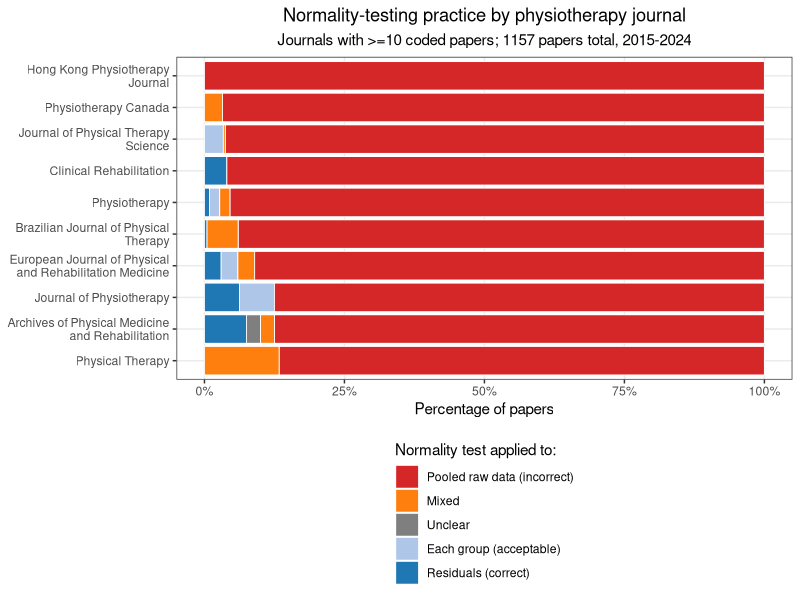
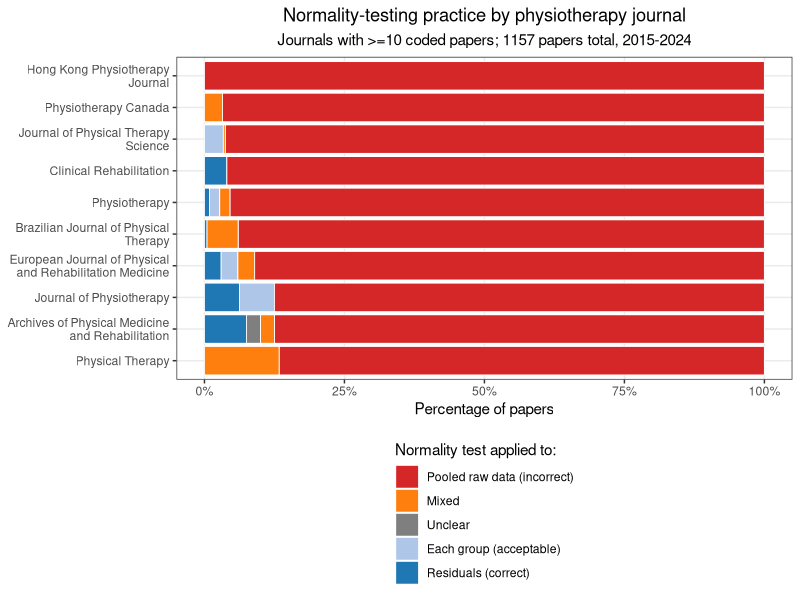
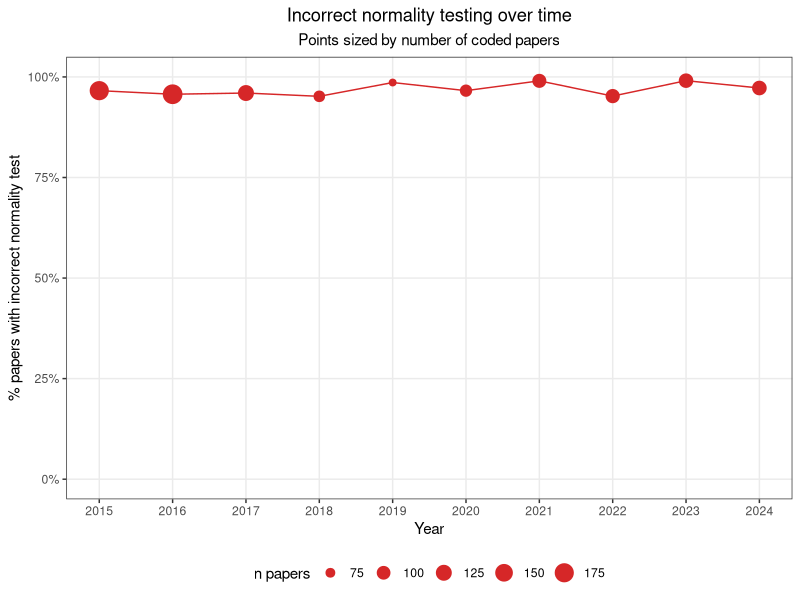
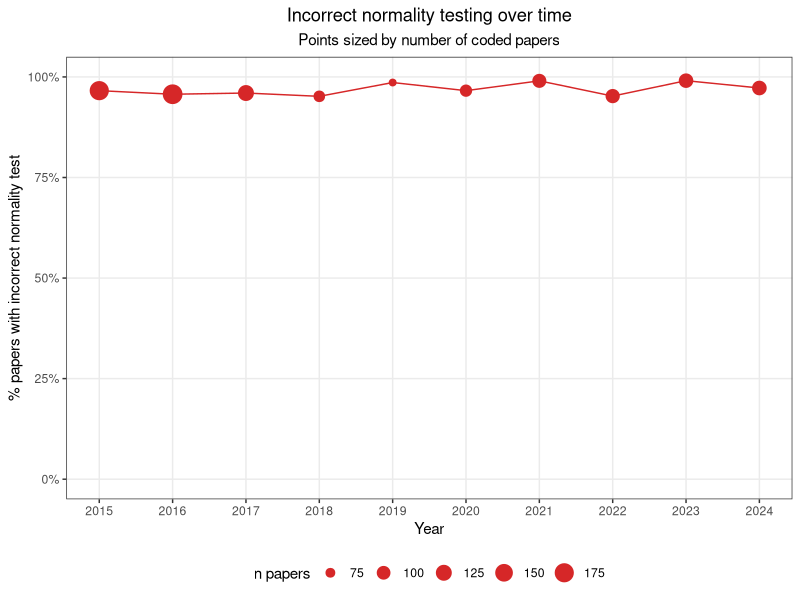
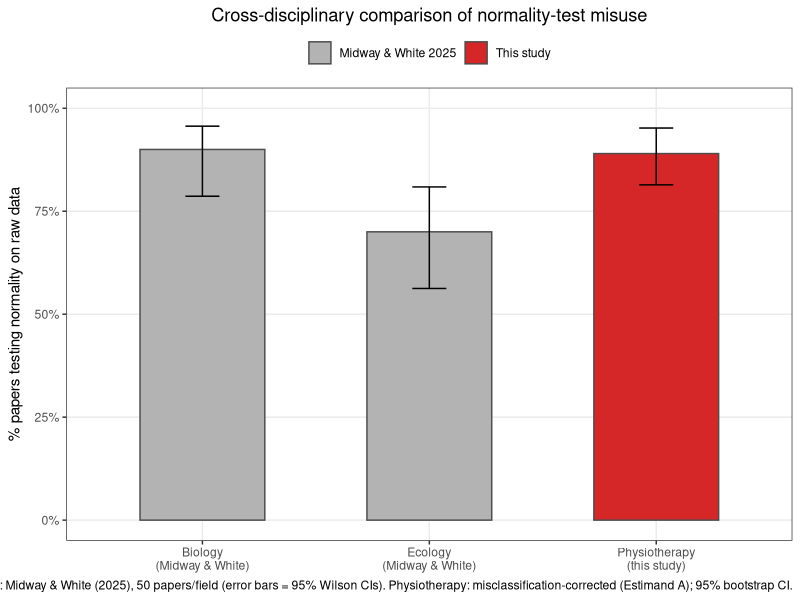
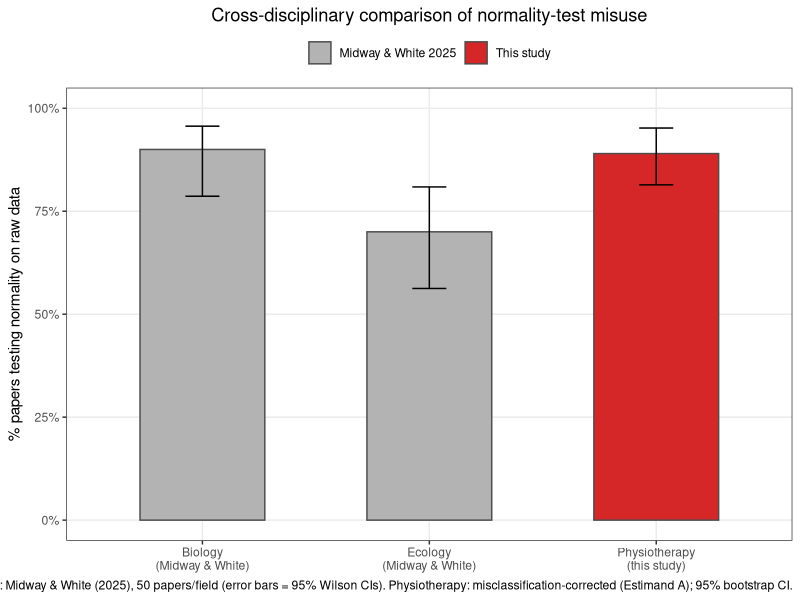
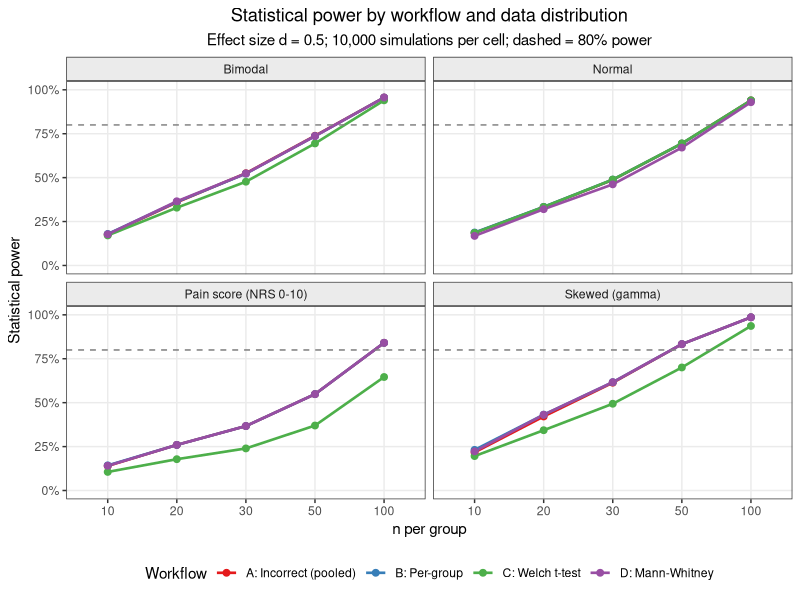
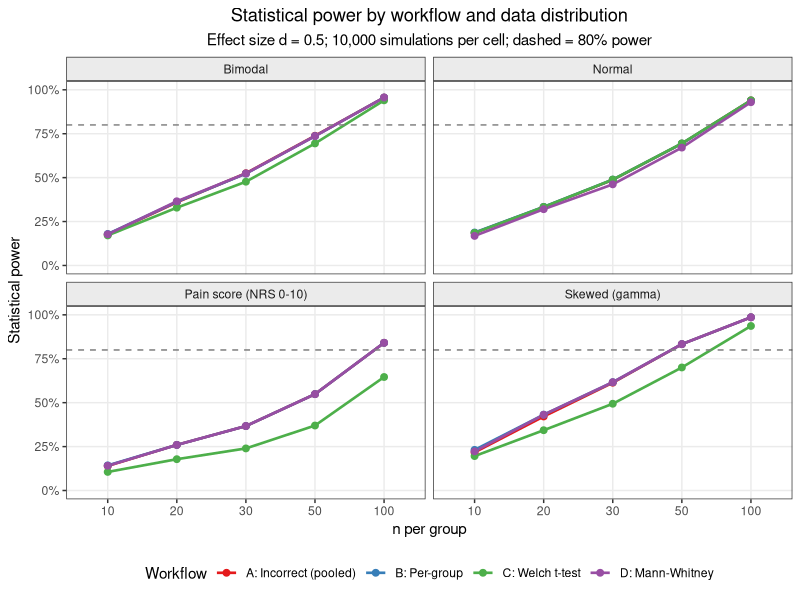

Source code (R) for these figures, in order:
# ============================================================
#  Analysis, figures and tables for the physiotherapy normality audit.
#  Inputs:  coded_auto.csv (classifier output), simulation_results.csv
#  Outputs: fig1-5 (pdf+png), table1/table2 csv + LaTeX, results_summary.txt
# ============================================================
suppressMessages({library(tidyverse); library(scales)})
options(width = 120)

sink("results_summary.txt", split = TRUE)

df <- read_csv("coded_auto.csv", show_col_types = FALSE) %>%
  mutate(year = as.integer(year),
         auto_code = factor(auto_code,
           levels = c("CORRECT","ACCEPTABLE","INCORRECT","MIXED","UNCLEAR","NOT_RELEVANT"))) %>%
  # Restrict to full publication years 2015-2024 (the stated study window);
  # online-first records dated 2025 that the search returned are excluded.
  filter(year >= 2015, year <= 2024)

cat("===== CORPUS =====\n")
cat(sprintf("Total papers: %d\n", nrow(df)))
cat(sprintf("Year range: %d-%d\n", min(df$year, na.rm=TRUE), max(df$year, na.rm=TRUE)))
cat("\nOverall code distribution:\n")
print(df %>% count(auto_code) %>% mutate(pct = round(100*n/sum(n),1)))

# ---- primary outcome: incorrect among definitively coded ----
definitive <- df %>% filter(auto_code %in% c("CORRECT","ACCEPTABLE","INCORRECT","MIXED")) %>%
  mutate(is_incorrect = auto_code %in% c("INCORRECT","MIXED"))
x <- sum(definitive$is_incorrect); n <- nrow(definitive)
rate <- x/n
wilson <- function(x, n, conf=0.95){ z<-qnorm(1-(1-conf)/2); p<-x/n; d<-1+z^2/n
  c((p+z^2/(2*n))/d - z*sqrt(p*(1-p)/n+z^2/(4*n^2))/d,
    (p+z^2/(2*n))/d + z*sqrt(p*(1-p)/n+z^2/(4*n^2))/d) }
ci <- wilson(x, n)
cat(sprintf("\n===== PRIMARY OUTCOME =====\n"))
cat(sprintf("Definitively coded: %d\n", n))
cat(sprintf("Incorrect (INCORRECT+MIXED): %d (%.1f%%), 95%% Wilson CI [%.1f, %.1f]\n",
            x, 100*rate, 100*ci[1], 100*ci[2]))
cat(sprintf("Correct (residuals): %d (%.1f%%)\n", sum(definitive$auto_code=="CORRECT"),
            100*mean(definitive$auto_code=="CORRECT")))
cat(sprintf("Acceptable (per group): %d (%.1f%%)\n", sum(definitive$auto_code=="ACCEPTABLE"),
            100*mean(definitive$auto_code=="ACCEPTABLE")))

# ---- by journal ----
by_journal <- definitive %>% group_by(journal_full) %>%
  summarise(n_papers=n(), n_incorrect=sum(is_incorrect),
            pct_incorrect=round(100*mean(is_incorrect),1), .groups="drop") %>%
  arrange(desc(n_papers))
cat("\n===== BY JOURNAL (definitive) =====\n"); print(by_journal, n=50)

# ---- by year (purely descriptive; no trend model fitted) ----
by_year <- definitive %>% filter(!is.na(year)) %>% group_by(year) %>%
  summarise(n_papers=n(), n_incorrect=sum(is_incorrect),
            pct_incorrect=100*mean(is_incorrect), .groups="drop")
cat("\n===== BY YEAR =====\n"); print(by_year)
# The temporal trend is reported descriptively only: the yearly proportions,
# weighted by their sample sizes, already show the (absence of a) trend, so no
# logistic or linear regression is fitted (cf. Wasserstein 2019).
cat(sprintf("\nTrend (descriptive): yearly range %.1f%%-%.1f%%\n",
            min(by_year$pct_incorrect), max(by_year$pct_incorrect)))

# ---- normality test used (all papers w/ a test) ----
cat("\n===== NORMALITY TEST USED =====\n")
tests_tab <- df %>% filter(norm_tests != "") %>%
  separate_rows(norm_tests, sep="; ") %>% count(norm_tests, sort=TRUE)
print(tests_tab)
n_sw <- df %>% filter(str_detect(norm_tests,"Shapiro")) %>% nrow()
n_ks <- df %>% filter(str_detect(norm_tests,"Kolmogorov")) %>% nrow()
cat(sprintf("Papers mentioning Shapiro-Wilk: %d (%.1f%%)\n", n_sw, 100*n_sw/nrow(df)))
cat(sprintf("Papers mentioning K-S/Lilliefors: %d (%.1f%%)\n", n_ks, 100*n_ks/nrow(df)))

cat("\n===== STATISTICAL CONTEXT =====\n")
ctx_tab <- df %>% filter(stat_context != "") %>%
  separate_rows(stat_context, sep="; ") %>% count(stat_context, sort=TRUE)
print(ctx_tab)

# ---- sensitivity: prevalence restricted to clear linear-model contexts ----
# The residuals-vs-raw criterion is unambiguous only for the linear model
# (t-test / ANOVA / ANCOVA / regression). Re-compute the incorrect rate on the
# subset whose normality sentence sits next to such an analysis, and separately
# for the most common non-linear-model context (Pearson correlation).
lm_ctx  <- "t-test|ANOVA|ANCOVA|regression|mixed"
lm_only <- definitive %>% filter(grepl(lm_ctx, stat_context, ignore.case = TRUE))
cor_only <- definitive %>%
  filter(grepl("correlation", stat_context, ignore.case = TRUE),
         !grepl(lm_ctx, stat_context, ignore.case = TRUE))
cat(sprintf("\nSensitivity (linear-model context): %d/%d = %.1f%% incorrect (%.0f%% of corpus)\n",
            sum(lm_only$is_incorrect), nrow(lm_only),
            100*mean(lm_only$is_incorrect), 100*nrow(lm_only)/n))
cat(sprintf("Correlation-only context:           %d/%d = %.1f%% incorrect\n",
            sum(cor_only$is_incorrect), nrow(cor_only), 100*mean(cor_only$is_incorrect)))

# ============================================================
#  FIGURES
# ============================================================
theme_paper <- theme_bw(base_size = 11) +
  theme(panel.grid.minor=element_blank(),
        strip.background=element_rect(fill="grey92"), legend.position="bottom",
        plot.title    = element_text(hjust = 0.5),
        plot.subtitle = element_text(hjust = 0.5))

# --- Fig 1: coding categories by journal (journals with n>=10 definitive) ---
keep_j <- by_journal %>% filter(n_papers >= 10) %>% pull(journal_full)
p1d <- df %>% filter(journal_full %in% keep_j,
                     auto_code %in% c("CORRECT","ACCEPTABLE","INCORRECT","MIXED","UNCLEAR")) %>%
  count(journal_full, auto_code) %>% group_by(journal_full) %>%
  mutate(pct=100*n/sum(n)) %>% ungroup() %>%
  mutate(auto_code=factor(auto_code, levels=c("INCORRECT","MIXED","UNCLEAR","ACCEPTABLE","CORRECT")),
         journal_full=str_wrap(journal_full,30))
cols <- c(INCORRECT="#d62728",MIXED="#ff7f0e",UNCLEAR="#7f7f7f",ACCEPTABLE="#aec7e8",CORRECT="#1f77b4")
ord <- p1d %>% filter(auto_code=="INCORRECT") %>% arrange(pct) %>% pull(journal_full)
p1 <- ggplot(p1d, aes(factor(journal_full, levels=ord), pct, fill=auto_code)) +
  geom_col(colour="white", linewidth=0.3) +
  scale_fill_manual(values=cols, name="Normality test applied to:",
    labels=c(INCORRECT="Pooled raw data (incorrect)",MIXED="Mixed",UNCLEAR="Unclear",
             ACCEPTABLE="Each group (acceptable)",CORRECT="Residuals (correct)")) +
  scale_y_continuous(labels=label_number(suffix="%")) + coord_flip() +
  labs(x=NULL, y="Percentage of papers",
       title="Normality-testing practice by physiotherapy journal",
       subtitle=sprintf("Journals with >=10 coded papers; %d papers total, 2015-2024", nrow(df))) +
  theme_paper + theme(legend.direction="vertical")
ggsave("fig1_coding_by_journal.pdf", p1, width=8, height=5.5)
ggsave("fig1_coding_by_journal.png", p1, width=8, height=5.5, dpi=300)

# --- Fig 2: trend over time (descriptive only; no fitted trend line) ---
p2 <- ggplot(by_year, aes(year, pct_incorrect)) +
  geom_line(colour="#d62728") + geom_point(aes(size=n_papers), colour="#d62728") +
  scale_size_continuous(name="n papers", range=c(2,6)) +
  scale_x_continuous(breaks=seq(min(by_year$year), max(by_year$year), 1)) +
  scale_y_continuous(limits=c(0,100), labels=label_number(suffix="%")) +
  labs(x="Year", y="% papers with incorrect normality test",
       title="Incorrect normality testing over time",
       subtitle="Points sized by number of coded papers") + theme_paper
ggsave("fig2_trend_over_time.pdf", p2, width=7, height=4.5)
ggsave("fig2_trend_over_time.png", p2, width=7, height=4.5, dpi=300)

# --- Fig 3: cross-disciplinary comparison ---
# Physiotherapy value = misclassification-corrected prevalence (Estimand A, the
# primary conservative estimand) with its bootstrap CI, from validation_analyze.py
# (not the raw classifier census).
phys_corrected <- 89.0; phys_lo <- 81.4; phys_hi <- 95.2
# Comparator 95% binomial (Wilson) CIs: Midway & White coded 50 papers/field,
# ecology 70% (35/50), biology 90% (45/50). Shown so the comparison does not
# overstate how cleanly physiotherapy "exceeds ecology / matches biology".
eco_ci <- 100*wilson(35, 50); bio_ci <- 100*wilson(45, 50)
comp <- tibble(
  discipline=c("Ecology\n(Midway & White)","Biology\n(Midway & White)","Physiotherapy\n(this study)"),
  pct=c(70, 90, phys_corrected),
  lo=c(eco_ci[1], bio_ci[1], phys_lo), hi=c(eco_ci[2], bio_ci[2], phys_hi),
  src=c("Midway & White 2025","Midway & White 2025","This study"))
cat(sprintf("Fig3 comparator CIs: ecology 70%% [%.1f, %.1f], biology 90%% [%.1f, %.1f]\n",
            eco_ci[1], eco_ci[2], bio_ci[1], bio_ci[2]))
p3 <- ggplot(comp, aes(discipline, pct, fill=src)) +
  geom_col(width=0.55, colour="grey30") +
  geom_errorbar(aes(ymin=lo, ymax=hi), width=0.15, na.rm=TRUE) +
  scale_fill_manual(values=c("Midway & White 2025"="grey70","This study"="#d62728"), name=NULL) +
  scale_y_continuous(limits=c(0,100), labels=label_number(suffix="%")) +
  labs(x=NULL, y="% papers testing normality on raw data",
       title="Cross-disciplinary comparison of normality-test misuse",
       caption="Ecology/biology: Midway & White (2025), 50 papers/field (error bars = 95% Wilson CIs). Physiotherapy: misclassification-corrected (Estimand A); 95% bootstrap CI.") +
  theme_paper + theme(legend.position="top")
ggsave("fig3_comparison.pdf", p3, width=6, height=4.5)
ggsave("fig3_comparison.png", p3, width=6, height=4.5, dpi=300)

# ============================================================
#  SIMULATION figures + table
# ============================================================
sim <- read_csv("simulation_results.csv", show_col_types=FALSE)
cat("\n===== SIMULATION: Type I error (d=0) =====\n")
print(sim %>% filter(effect_size==0) %>%
        summarise(across(starts_with("power_"), ~round(mean(.),3))))

sim_long <- sim %>% filter(effect_size>0) %>%
  pivot_longer(starts_with("power_"), names_to="workflow", values_to="power") %>%
  mutate(workflow=recode(workflow,
            power_A="A: Incorrect (pooled)", power_B="B: Per-group",
            power_C="C: Welch t-test", power_D="D: Mann-Whitney"),
         distribution=recode(distribution, normal="Normal", skewed="Skewed (gamma)",
            pain="Pain score (NRS 0-10)", bimodal="Bimodal"),
         n_per_group=factor(n_per_group))

p4 <- ggplot(filter(sim_long, effect_size==0.5),
             aes(n_per_group, power, colour=workflow, group=workflow)) +
  geom_line(linewidth=0.9) + geom_point(size=2) +
  geom_hline(yintercept=0.8, linetype="dashed", colour="grey50") +
  facet_wrap(~distribution, nrow=2) +
  scale_y_continuous(limits=c(0,1), labels=label_percent()) +
  scale_colour_brewer(palette="Set1", name="Workflow") +
  labs(x="n per group", y="Statistical power",
       title="Statistical power by workflow and data distribution",
       subtitle="Effect size d = 0.5; 10,000 simulations per cell; dashed = 80% power") +
  theme_paper
ggsave("fig4_power_curves.pdf", p4, width=9, height=6.5)
ggsave("fig4_power_curves.png", p4, width=9, height=6.5, dpi=300)

p5d <- sim %>% filter(effect_size>0) %>% mutate(diff_AB=(power_A-power_B)*100,
  distribution=recode(distribution, normal="Normal", skewed="Skewed",
     pain="Pain score", bimodal="Bimodal"))
p5 <- ggplot(p5d, aes(factor(n_per_group), diff_AB, fill=factor(effect_size))) +
  geom_col(position=position_dodge(0.8), colour="grey40", linewidth=0.3) +
  geom_hline(yintercept=0) + facet_wrap(~distribution) +
  scale_fill_brewer(palette="Blues", name="Effect size d") +
  labs(x="n per group", y="Power difference A - B (percentage points)",
       title="Power cost of the incorrect (A) vs per-group (B) workflow",
       subtitle="Positive = incorrect better; negative = correct better") + theme_paper
ggsave("fig5_power_difference.pdf", p5, width=9, height=6)
ggsave("fig5_power_difference.png", p5, width=9, height=6, dpi=300)

# Max divergence between best and incorrect workflow (for abstract/discussion)
cat("\n===== SIMULATION: workflow gaps (d>0) =====\n")
gap <- sim %>% filter(effect_size>0) %>%
  mutate(best=pmax(power_B,power_C,power_D), gap_vs_A=(best-power_A)*100,
         gap_DA=(power_D-power_A)*100)
cat(sprintf("Max (best - A) power gap: %.1f pp\n", max(gap$gap_vs_A)))
print(gap %>% group_by(distribution) %>%
        summarise(max_gap_vs_A=round(max(gap_vs_A),1),
                  max_D_minus_A=round(max(gap_DA),1), .groups="drop"))
cat("\nPain-score, small n (<=20), d=0.5:\n")
print(sim %>% filter(distribution=="pain", n_per_group<=20, effect_size==0.5) %>%
        mutate(across(starts_with("power_"), ~round(100*.,1))) %>%
        select(n_per_group, power_A, power_B, power_C, power_D))

# ============================================================
#  TABLES
# ============================================================
table1 <- by_journal %>%
  transmute(Journal=journal_full, `Papers coded`=n_papers,
            `n incorrect`=n_incorrect, `% incorrect`=pct_incorrect)
write_csv(table1, "table1_results_by_journal.csv")

table2 <- sim %>% filter(effect_size==0.5, n_per_group %in% c(10,20,30,50)) %>%
  transmute(Distribution=recode(distribution, normal="Normal", skewed="Skewed",
              pain="Pain score", bimodal="Bimodal"),
            `n/group`=n_per_group,
            `A: Incorrect`=round(100*power_A,1), `B: Per-group`=round(100*power_B,1),
            `C: Welch`=round(100*power_C,1), `D: Mann-Whitney`=round(100*power_D,1))
write_csv(table2, "table2_simulation_power.csv")

cat("\n===== TABLE 1 =====\n"); print(table1, n=50)
cat("\n===== TABLE 2 =====\n"); print(table2, n=50)

# ---- Table 3: heteroscedastic scenario (unequal variances) ----
if (file.exists("simulation_hetero.csv")) {
  het <- read_csv("simulation_hetero.csv", show_col_types=FALSE)
  table3 <- het %>% filter(effect_size==0.5, n_per_group %in% c(10,20,30,50,100)) %>%
    transmute(`SD ratio`=ratio, `n/group`=n_per_group,
              `A: Incorrect`=round(100*power_A,1), `B: Per-group`=round(100*power_B,1),
              `C: Welch`=round(100*power_C,1), `D: Mann-Whitney`=round(100*power_D,1),
              `|A-B|`=round(100*abs(power_A-power_B),1)) %>%
    arrange(`SD ratio`, `n/group`)
  write_csv(table3, "table3_simulation_hetero.csv")
  het_t1 <- het %>% filter(effect_size==0) %>% group_by(ratio) %>%
    summarise(across(starts_with("power_"), ~round(100*mean(.x),1)), .groups="drop")
  cat("\n===== TABLE 3 (heteroscedastic, d=0.5) =====\n"); print(table3, n=50)
  cat("\nHeteroscedastic Type I (d=0), % by SD ratio:\n"); print(as.data.frame(het_t1))
  cat(sprintf("Heteroscedastic |A-B|: max=%.1f pp, mean=%.1f pp\n",
              100*max(abs(het$power_A-het$power_B)), 100*mean(abs(het$power_A-het$power_B))))
}

sink()
cat("\nAll figures and tables written.\n")
